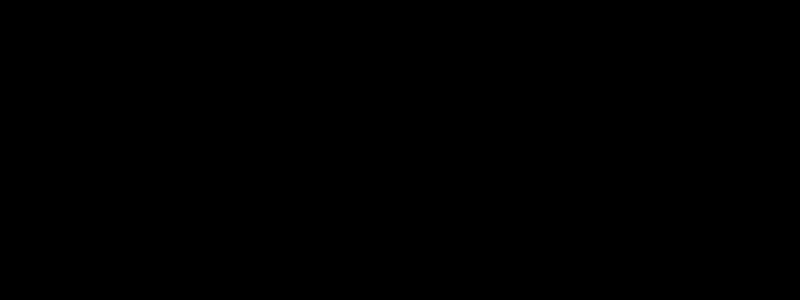
Frame 1 (no input)
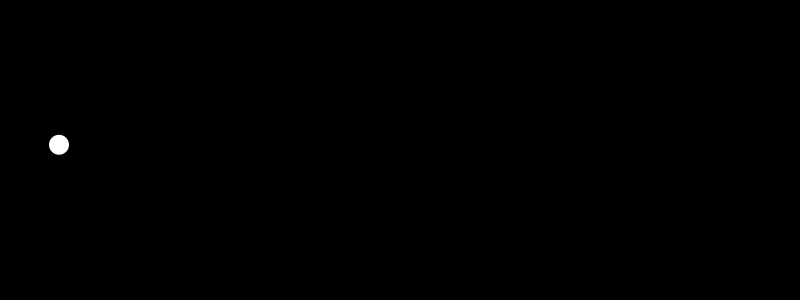
Frame 60 (the mouse pressed at the canvas centre just before this capture)
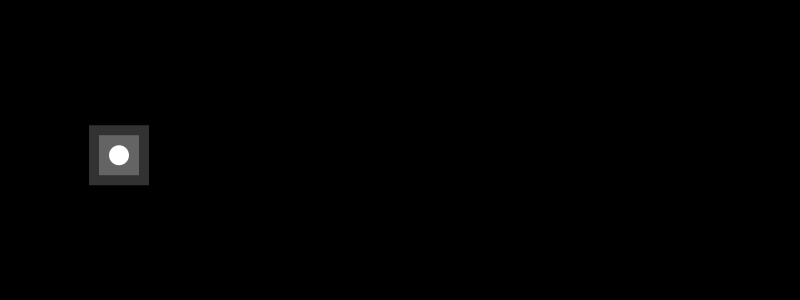
Frame 120 (the mouse held since frame 60 and released just before this capture)

The Processing sketch that drew these frames (run headless with seeded random() and noise(); from frame 60 on, the mouse is pressed at the canvas centre):

// Processing sketch: processing_70229
// ── processing_70229.pde

float px, py, px2, py2;
float angle, angle2;
float radius = 200;
float frequency = 3;
float frequency2 = 3;
float x, x2;
float currentColor = 0;
float currentColorRect = 0;
float currentColorRect2 = 0;

void setup() {
  size(800, 300);
  background(0);
}

void draw() {
  background(0);
  px = cos(radians(angle))*(radius);
  py = 150 + sin(radians(angle))*(radius/2);
  

  rectMode(CENTER);
  noStroke();
  fill(currentColorRect2);
  rect(x, py, 60, 60);
  

  rectMode(CENTER);
  noStroke();
  fill(currentColorRect);
  rect(x, py, 40, 40);
  
  ellipseMode(CENTER);
  noStroke();
  fill(currentColor);
  ellipse(x, py, 20, 20);
  
  
  angle -= frequency;
  x+=1;
  
  
  if (mousePressed) {
   
   currentColorRect = 100;
   currentColorRect2 = 50;
   
  }
  else{
   currentColor = 255 ; 
   currentColorRect = 0;
   currentColorRect2 = 0; 
  }
}
